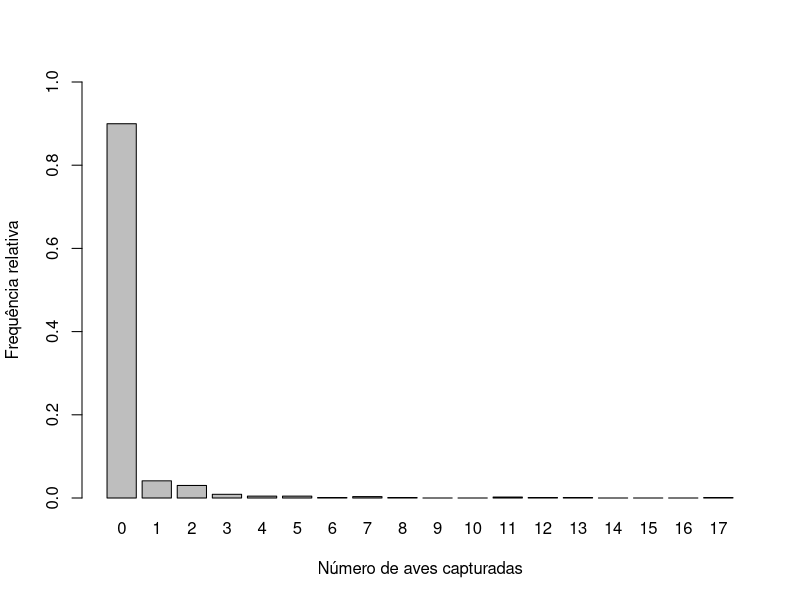
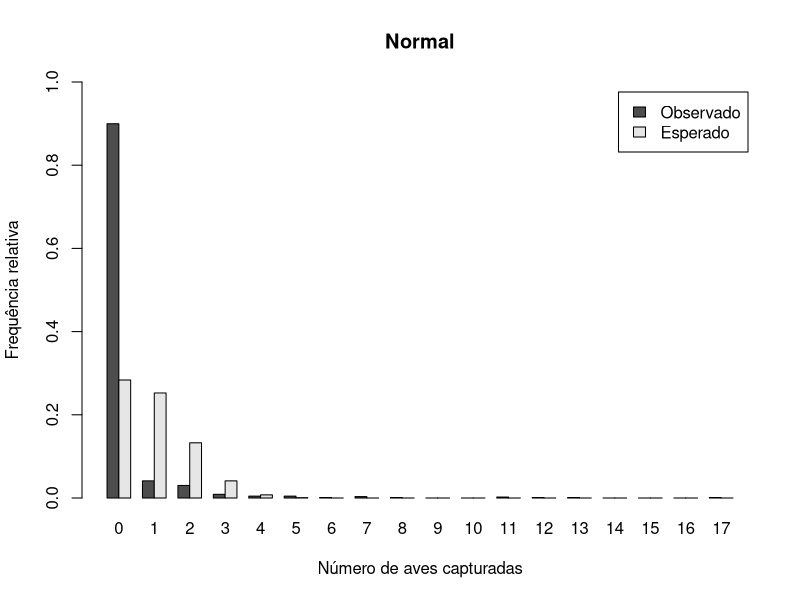
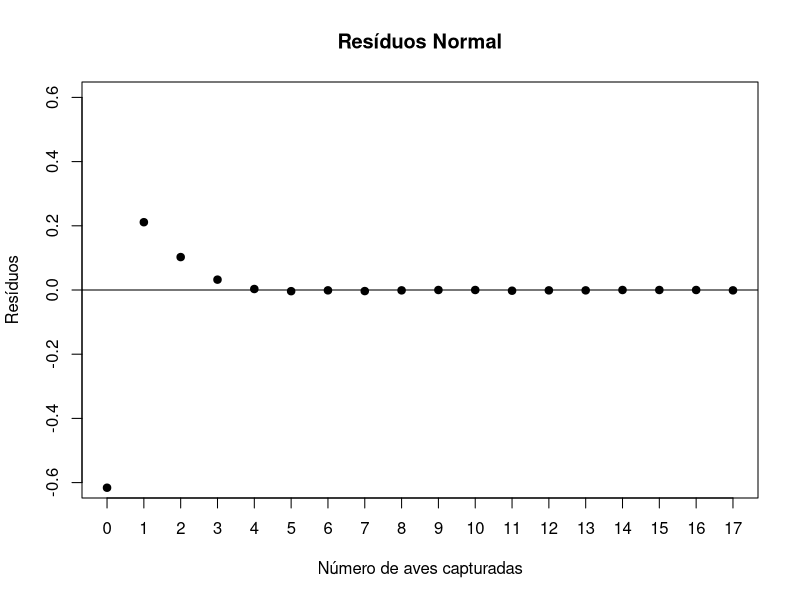
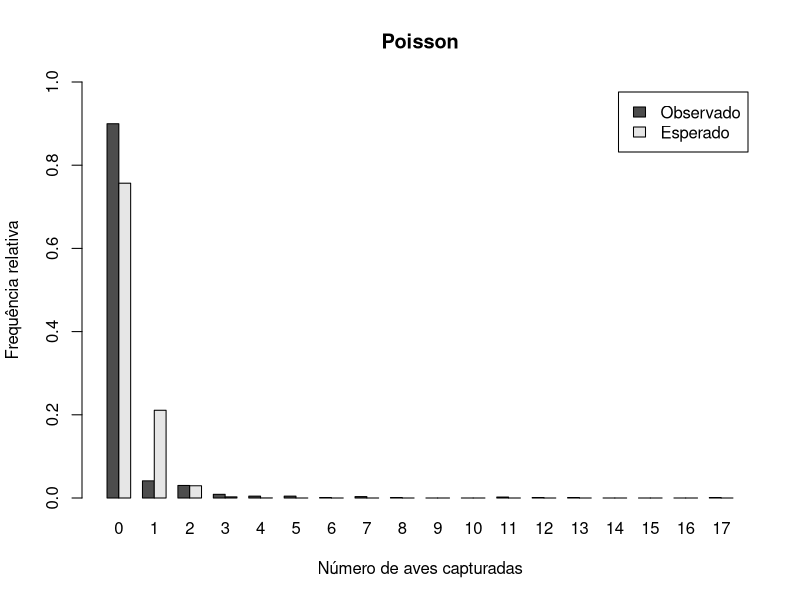
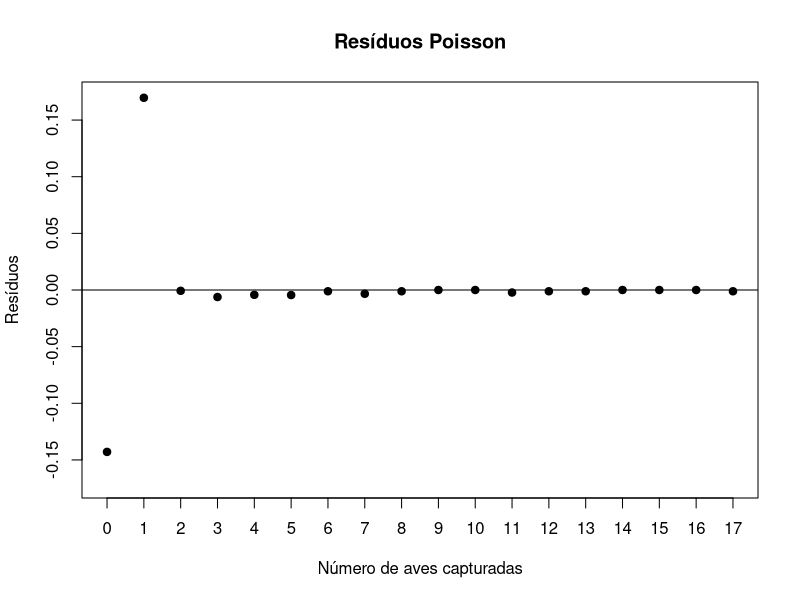
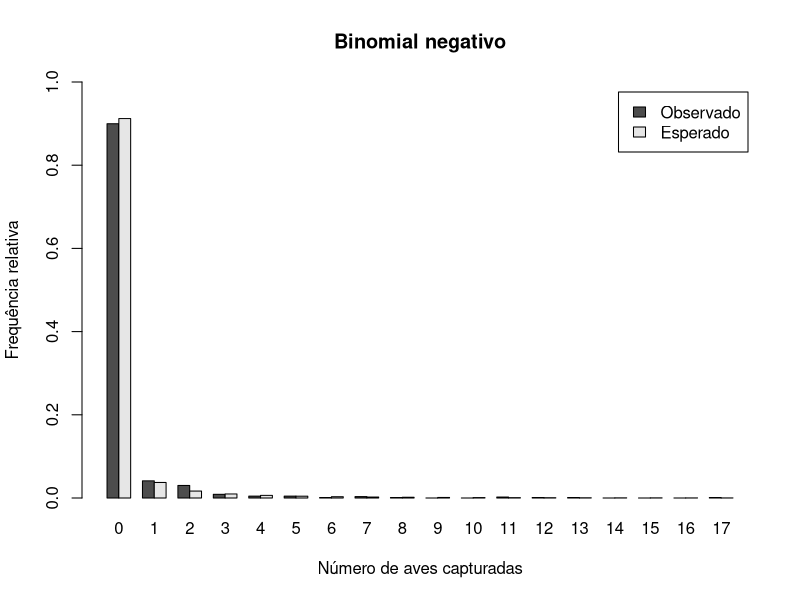
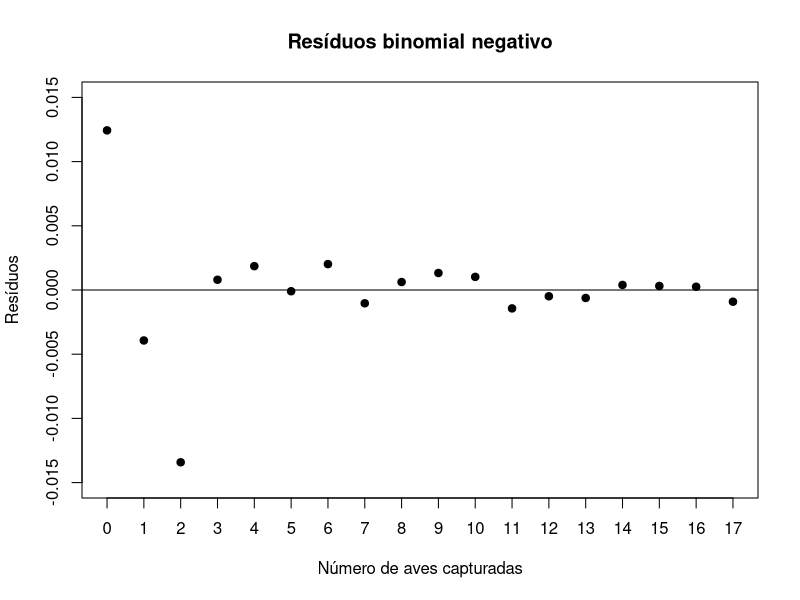
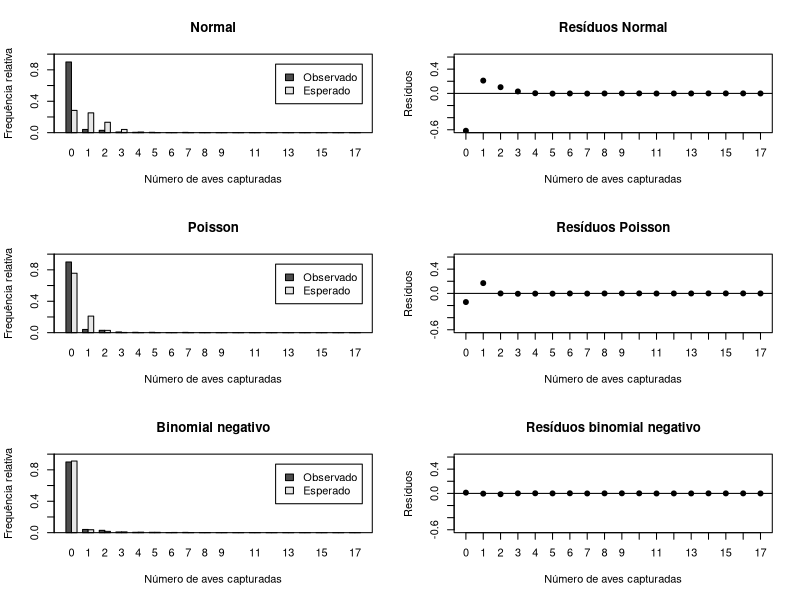

Generate these figures, in order, with R:
##======================================================================
## The Ecological Detective
## Chapter 4: Incidental catch in fisheries: seabirds in the New Zealand
## squid trawl fisheries
##======================================================================

##----------------------------------------------------------------------
## Dados
dados <- data.frame(n.aves = 0:17,
                    n.arr = c(807, 37, 27, 8, 4, 4, 1, 3, 1, 0, 0, 2, 1,
                              1, 0, 0, 0, 1))
## Frequencia relativa
freq.obs <- dados$n.arr/sum(dados$n.arr)
str(dados)

##----------------------------------------------------------------------
## Análise exploratória

## Barplot da captura de aves
barplot(freq.obs, names.arg = dados$n.aves, ylim = c(0, 1),
        xlab = "Número de aves capturadas",
        ylab = "Frequência relativa")

## Média das capturas
med <- sum(dados$n.aves * freq.obs)

## Variância
vari <- sum((dados$n.aves - med)^2)/(sum(dados$n.arr) - 1)

## Var/Med
vari/med

## k (parâmetro de superdispersão): calculado pelo método dos momentos
## (sera usado adiante)
k <- med^2/(vari - med)


##======================================================================
## Ajustando modelos
##======================================================================

##======================================================================
## Normal

## Frequência esperada, de acordo com um modelo Normal
freq.esp.norm <- dnorm(x = dados$n.aves, mean = med, sd = sqrt(vari))

## Barplot
barplot(t(cbind(freq.obs, freq.esp.norm)),
        names.arg = dados$n.aves,
        ylim=c(0, 1), xlab = "Número de aves capturadas",
        ylab = "Frequência relativa", beside = TRUE,
        legend.text = c("Observado", "Esperado"),
        main = "Normal")

## Gráfico dos resíduos
plot(freq.esp.norm - freq.obs,
     xlim = c(1, 18), ylim = c(-0.6, 0.6),
     xlab = "Número de aves capturadas", ylab = "Resíduos",
     axes = FALSE, main = "Resíduos Normal", pch = 19)
abline(h = 0)
axis(1, 1:18, 0:17)
axis(2)
box()

## Cálculo da estatistica qui-quadrado para testar se o modelo se ajusta
## bem aos dados
qui.norm <- with(dados,
                 sum((n.arr - freq.esp.norm*sum(n.arr))^2/(freq.esp.norm
                     * sum(n.arr))))
pchisq(q = qui.norm, df = nrow(dados) - 1, lower.tail = FALSE)

##======================================================================
## Poisson

## Frequência esperada, de acordo com um modelo Poisson
freq.esp.pois <- dpois(x = dados$n.aves, lambda = med)

## Barplot
barplot(t(cbind(freq.obs, freq.esp.pois)),
        names.arg = dados$n.aves,
        ylim=c(0, 1), xlab = "Número de aves capturadas",
        ylab = "Frequência relativa", beside = TRUE,
        legend.text = c("Observado", "Esperado"),
        main = "Poisson")

## Gráfico dos resíduos
plot(freq.esp.pois - freq.obs,
     xlim = c(1, 18), ylim = c(-0.17, 0.17),
     xlab = "Número de aves capturadas", ylab = "Resíduos",
     axes = FALSE, main = "Resíduos Poisson", pch = 19)
abline(h = 0)
axis(1, 1:18, 0:17)
axis(2)
box()

## Cálculo da estatistica qui-quadrado para testar se o modelo se ajusta
## bem aos dados
qui.pois <- with(dados,
                 sum((n.arr - freq.esp.pois*sum(n.arr))^2/(freq.esp.pois
                     * sum(n.arr))))
pchisq(q = qui.pois, df = nrow(dados) - 1, lower.tail = FALSE)
## O que eh igual a:
chisq.test(x = dados$n.arr, p = freq.esp.pois)


##======================================================================
## Binomial negativo

## Frequência esperada pelo modelo binomial negativo
## Nessa funcao, size eh o parametro de superdispersão e mu é a média
## (isto é uma reparametrização pois a função usa normalmente prob, que
## é a probabilidade de sucesso em cada experimento). Ver os detalhes em
## ?dbinom.
freq.esp.bn <- dnbinom(x = dados$n.aves, size = k, mu = med)

barplot(t(cbind(freq.obs, freq.esp.bn)), names.arg = 0:17,
        ylim = c(0, 1), xlab = "Número de aves capturadas",
        ylab = "Frequência relativa", beside = TRUE,
        legend.text = c("Observado", "Esperado"),
        main = "Binomial negativo")

## Gráfico dos resíduos
plot(freq.esp.bn - freq.obs, xlim = c(1, 18), ylim = c(-0.015, 0.015),
     xlab = "Número de aves capturadas", ylab = "Resíduos",
     axes = FALSE, main = "Resíduos binomial negativo", pch = 19)
abline(h=0)
axis(1, 1:18, 0:17)
axis(2)
box()

## Cálculo da estatistica qui-quadrado para testar se o modelo se ajusta
## bem aos dados
qui.bn <- with(dados,
               sum((n.arr - freq.esp.bn*sum(n.arr))^2/(freq.esp.bn
                   * sum(n.arr))))
pchisq(q = qui.bn, df = nrow(dados) - 1, lower.tail = FALSE)

##======================================================================
## Juntando os gráficos

##----------------------------------------------------------------------
## Barplots e resíduos
par(mfrow = c(3, 2))
## Normal
barplot(t(cbind(freq.obs, freq.esp.norm)),
        names.arg = dados$n.aves,
        ylim=c(0, 1), xlab = "Número de aves capturadas",
        ylab = "Frequência relativa", beside = TRUE,
        legend.text = c("Observado", "Esperado"),
        main = "Normal")
box()
plot(freq.esp.norm - freq.obs,
     xlim = c(1, 18), ylim = c(-0.6, 0.6),
     xlab = "Número de aves capturadas", ylab = "Resíduos",
     axes = FALSE, main = "Resíduos Normal", pch = 19)
abline(h = 0)
axis(1, 1:18, 0:17)
axis(2)
box()
## Poisson
barplot(t(cbind(freq.obs, freq.esp.pois)),
        names.arg = dados$n.aves,
        ylim=c(0, 1), xlab = "Número de aves capturadas",
        ylab = "Frequência relativa", beside = TRUE,
        legend.text = c("Observado", "Esperado"),
        main = "Poisson")
box()
plot(freq.esp.pois - freq.obs,
     xlim = c(1, 18), ylim = c(-0.6, 0.6),
     xlab = "Número de aves capturadas", ylab = "Resíduos",
     axes = FALSE, main = "Resíduos Poisson", pch = 19)
abline(h = 0)
axis(1, 1:18, 0:17)
axis(2)
box()
## Binomial negativo
barplot(t(cbind(freq.obs, freq.esp.bn)), names.arg = 0:17,
        ylim = c(0, 1), xlab = "Número de aves capturadas",
        ylab = "Frequência relativa", beside = TRUE,
        legend.text = c("Observado", "Esperado"),
        main = "Binomial negativo")
box()
plot(freq.esp.bn - freq.obs, xlim = c(1, 18), ylim = c(-0.6, 0.6),
     xlab = "Número de aves capturadas", ylab = "Resíduos",
     axes = FALSE, main = "Resíduos binomial negativo", pch = 19)
abline(h=0)
axis(1, 1:18, 0:17)
axis(2)
box()
par(mfrow = c(1, 1))

##----------------------------------------------------------------------
## Barplot conjunto
barplot(t(cbind(freq.obs, freq.esp.norm, freq.esp.pois, freq.esp.bn)),
        names.arg = dados$n.aves,
        ylim=c(0, 1), xlab = "Número de aves capturadas",
        ylab = "Frequência relativa", beside = TRUE,
        legend.text = c("Observado", "Normal", "Poisson",
                        "Binomial negativo"), main = "")
box()
